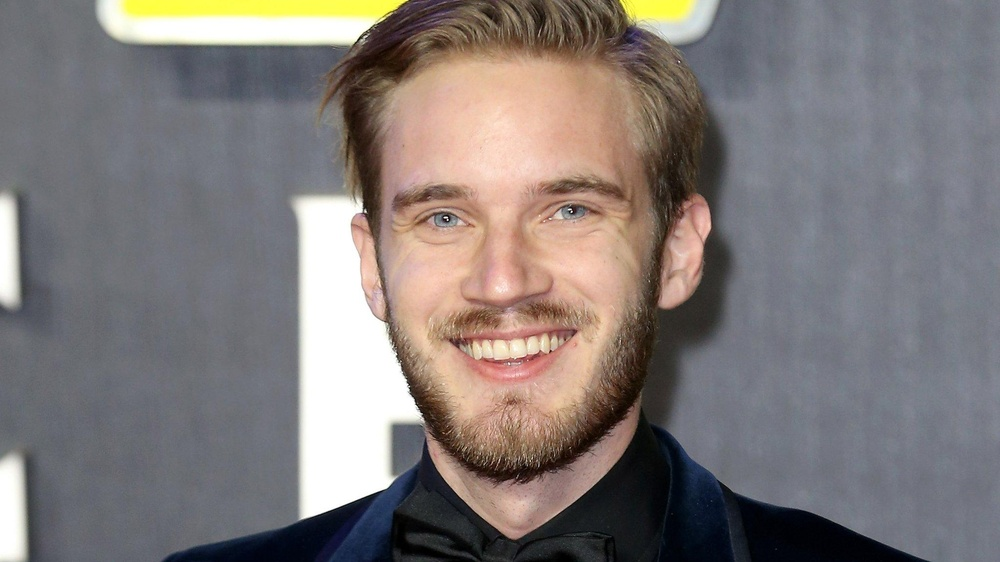
#> input picture homework3/_92867943_pewdiepie.jpg, 1000 x 562 px, shrunk from 2048 x 1152 before the run, found by its file name
$ python homework.py
#> lines starting #> are read from the running program, lines starting #| are printed output that depends on the picture
import cv2 as cv
import numpy as np
import matplotlib.pyplot as plt

image = cv.imread(r"/home/kinannotfound/vscode_projects/computer_vision/homework3/_92867943_pewdiepie.jpg", cv.IMREAD_GRAYSCALE)
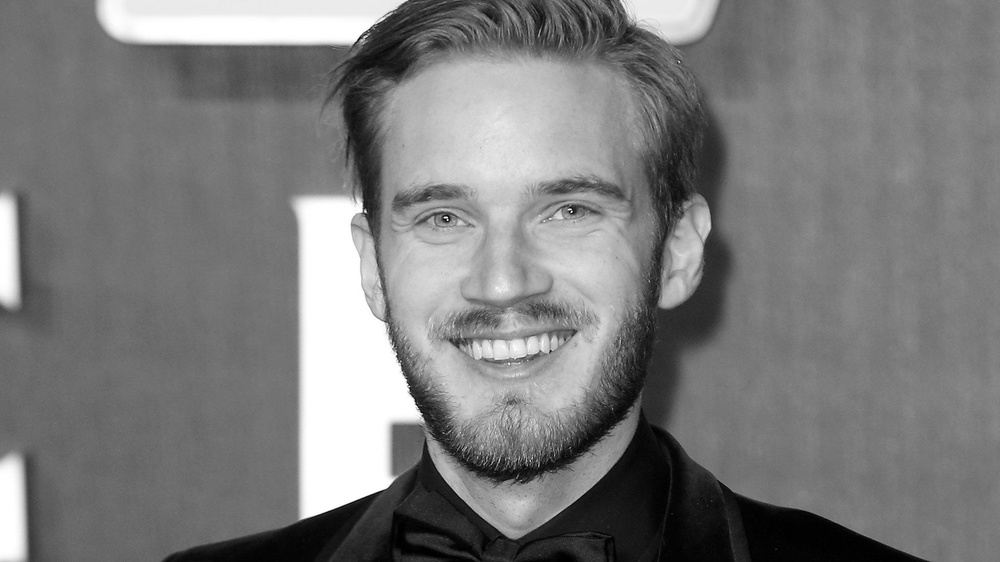
#> image: shape (562, 1000); min 0, max 255, mean 123.7
assert image is not None, "Image not found"
histogram = cv.calcHist([image], [0], None, [256], [0, 256])
#> histogram = 256 values, max 23867 at index 255, min 182 at index 229, mean 2195.3
equalized_image = cv.equalizeHist(image)
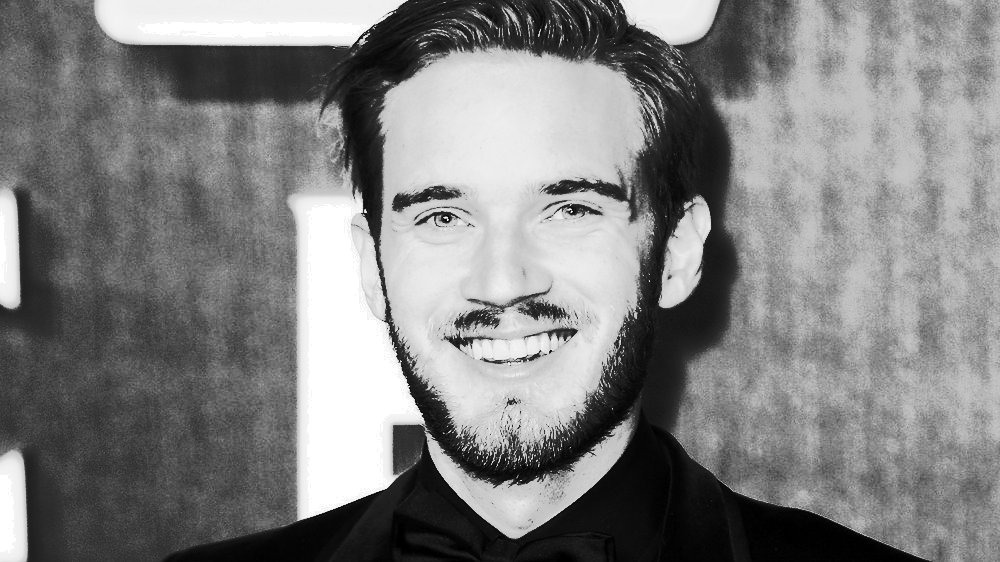
#> equalized_image: shape (562, 1000); min 0, max 255, mean 129.2
equalized_histogram = cv.calcHist([equalized_image], [0], None, [256], [0, 256])
#> equalized_histogram = 256 values, max 23867 at index 255, min 0 at index 51, mean 2195.3

# show original histogram
plt.xlabel('Pixel Intensity')
plt.ylabel('Frequency')
plt.title('Histogram of the original Image')
plt.plot(histogram, color='blue')
plt.show()
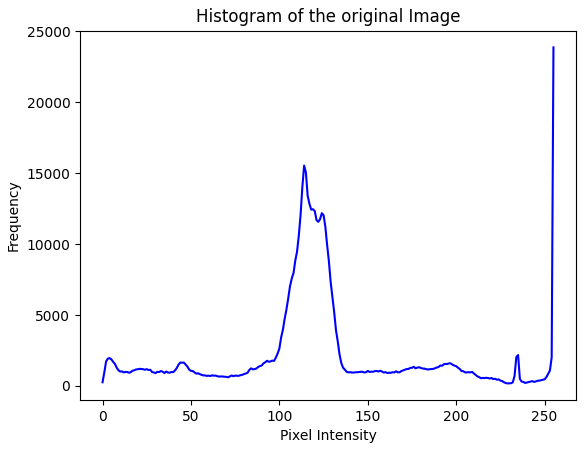
#> figure drawn by matplotlib, 1 panel; curve peaks at x = 255, y = 23867

# show equalized image histogram
plt.xlabel('Pixel Intensity')
plt.ylabel('Frequency')
plt.title('Histogram of the equalized Image')
plt.plot(equalized_histogram, color='blue')
plt.show()
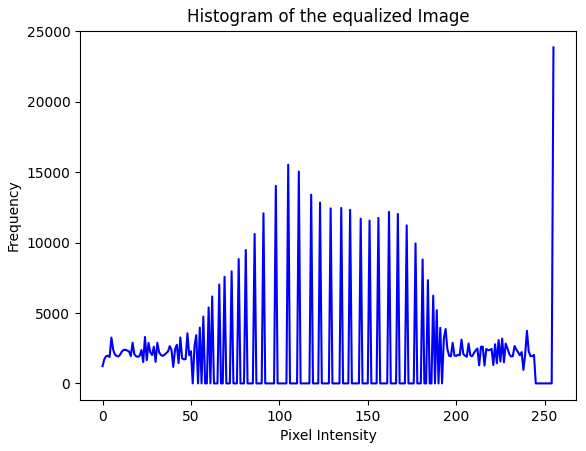
#> figure drawn by matplotlib, 1 panel; curve peaks at x = 255, y = 23867

# original image
plt.subplot(1, 2, 1)
plt.imshow(image, cmap='gray')
plt.title('original image')
plt.xticks([]), plt.yticks([])

# equalized image
plt.subplot(1, 2, 2)
plt.imshow(equalized_image, cmap='gray')
plt.title('equalized image')
plt.xticks([]), plt.yticks([])

plt.show()
